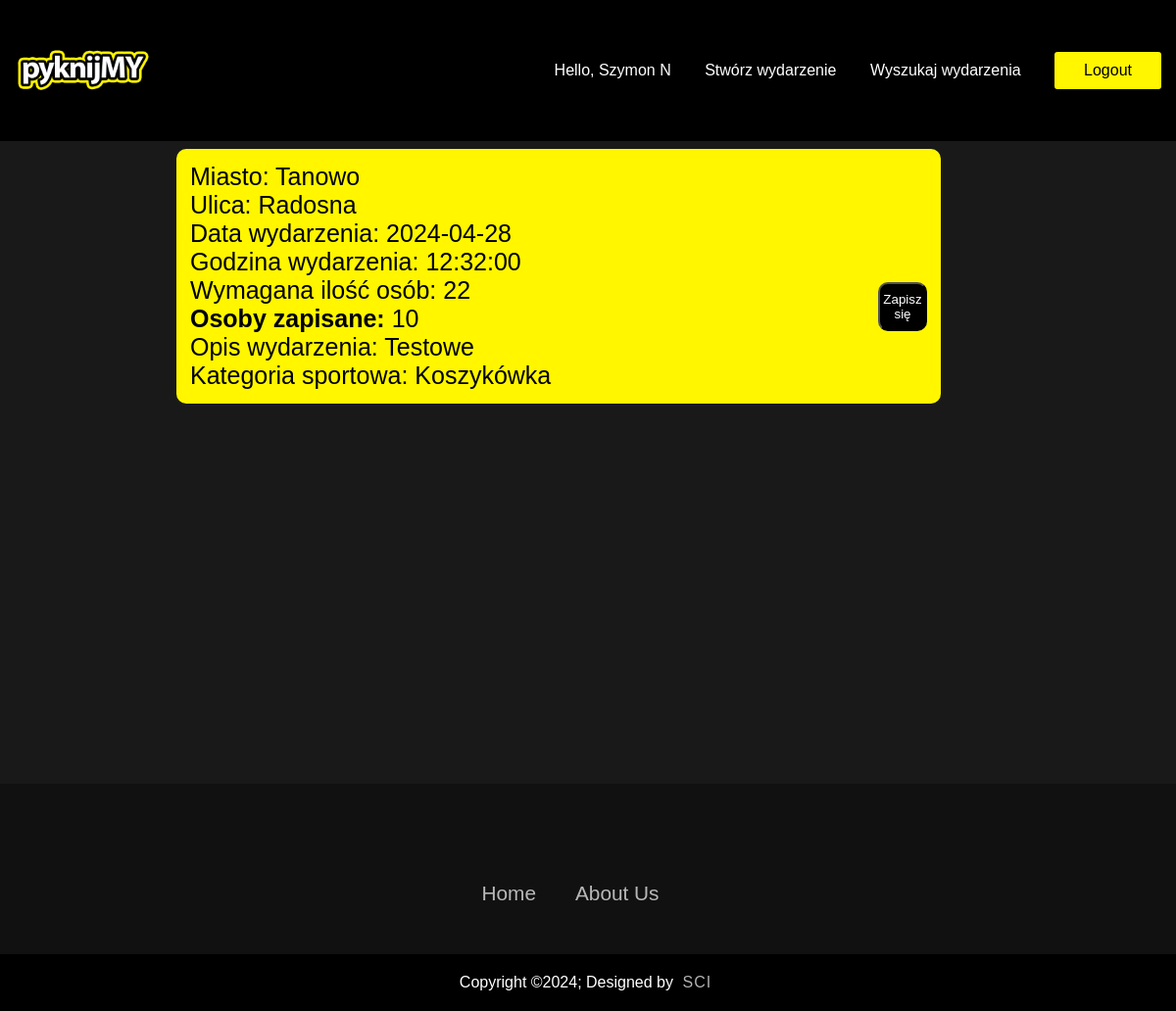
Screenshot of /ogloszenie.php?id=31 (signed in) with the database file from the repository.
### tables this page shows
CREATE TABLE `users` (
  `id` bigint(20) UNSIGNED NOT NULL,
  `user_id` bigint(20) NOT NULL,
  `user_name` varchar(100) NOT NULL,
  `password` varchar(100) NOT NULL,
  `date` timestamp NOT NULL DEFAULT current_timestamp() ON UPDATE current_timestamp(),
  `about_me` text NOT NULL
);

CREATE TABLE `wydarzenia` (
  `id` int(11) UNSIGNED NOT NULL,
  `miasto` text NOT NULL,
  `ulica` text NOT NULL,
  `data` date NOT NULL,
  `godzina` time NOT NULL,
  `osoby_zapisane` int(11) NOT NULL,
  `max_osoby` int(11) NOT NULL,
  `opis` text NOT NULL,
  `kategoria` text NOT NULL
);

### login/functions.php (called while the page is built, shortened)
<?php
function check_login($con)
{
	if(isset($_SESSION['user_id']))
	{
		$id = $_SESSION['user_id'];
		$query = "select * from users where user_id = '$id' limit 1";
		$result = mysqli_query($con,$query);
		if($result && mysqli_num_rows($result) > 0)
		{
			$user_data = mysqli_fetch_assoc($result);
			return $user_data;
		}
	}
	die;
}

### php/opis.php (the view)
<?php
$id = $_GET['id'];
	 $sql = "SELECT * FROM wydarzenia WHERE id = $id";
	 $result = mysqli_query($conn, $sql);
	 if(mysqli_num_rows($result) > 0) {
		 $row = mysqli_fetch_assoc($result);
		 echo '<div class="ogloszenie_miasto">' . 'Miasto: ', $row['miasto'], ' ';
		 echo '<div class="ogloszenie_ulica">' . 'Ulica: ', $row['ulica'], ' ';
		 echo '</div>';
		 echo '<div class="wwww">' . 'Data wydarzenia: ', $row['data'], ' ';
		 echo '</div>';
		 echo '<button class="zapisz" data-wydarzenie="' . $row['id'] . '">';
		 echo 'Zapisz się';
		 echo '</button>';
		 echo '<div class="tttt">' . 'Godzina wydarzenia: ', $row['godzina'], ' ';
		 echo '</div>';
		 echo '<div class="rrrr">' . 'Wymagana ilość osób: ', $row['max_osoby'], ' ';
		 echo '</div>';
		 echo '<div class="eeee">' . '<b>Osoby zapisane: </b>', $row['osoby_zapisane'], ' ';
		 echo '</div>';
		 echo '<div class="ogloszenie_opis">' . 'Opis wydarzenia: ', $row['opis'], '';
		 echo '</div>';
		 echo '<div class="ogloszenie_kategoria">' . 'Kategoria sportowa: ', $row['kategoria'], ' ';
		 echo '</div>';
		 echo '</div>';
	 }else{
		 echo 'Brak danych.';
	 }
     ?>

### ogloszenie.php (shortened to what this page needs)
<?php
  include("login/connection.php");
  include("login/functions.php");
  $user_data = check_login($conn);
?>
<!DOCTYPE html>
<html lang="pl">
<head>
	<link rel="stylesheet" href="css/styl_pyknijmy.css">
</head>
<body>
<div class = "header">
 <nav>
   <a href = "index.php"><img src="grafika/logopyknijmy.png" class="logo" style="margin-left: 10%;"></a>
    <ul class="nav-links">
		<li><a href="profil.php?id=<?php echo $user_data['id']?>" class="text" style="color: white;">Hello, <?php echo $user_data['user_name']; ?></a></li>
		<li><a href="tworzenie.php">Stwórz wydarzenie</a></li>
		<li><a href="wyszukiwanie.php">Wyszukaj wydarzenia</a></li>
		<li class="btn" style="color: black;">
			<a href="login/logout.php" style="color: black;">Logout</a>
		</li>
	</ul>
  </nav>
<?php
	 include("php/opis.php");
	 ?>
	 </div>
	 <footer>
		<div class = "footerContainer">
		 <div class = "footerNav">
		  <ul>
		    <li><a href = "index.php">Home</a></li>
			<li><a href= "https://linktr.ee/beatbuddy">About Us</a></li>
		  </ul>
		 </div>
		</div>
		<div class = "footerBottom">
		  <p>Copyright &copy;2024; Designed by <span class = "designer">SCI</span></p>
		 </div>
		</footer>
</body>
</html>

### css/styl_pyknijmy.css (style rules this page uses)
* { margin: 0; padding: 0; box-sizing: border-box; font-family: "poppins", sans-serif; }
.footerContainer { width: 97%; padding: 70px 30px 20px; }
footer { background-color: #111; bottom:0; width: 100vw; margin-top: auto; }
html { height: 100%; }
body { min-height: 100%; display: flex; flex-direction: column; }
.footerNav { margin: 30px 0; }
.footerNav ul { display: flex; justify-content: center; list-style-type: none; }
.footerNav ul li a { color: white; margin: 20px; text-decoration: none; font-size: 1.3em; opacity: 0.7; transition: 0.5s; }
.footerBottom { background-color: #000; padding:20px; text-align: center; }
.footerBottom p { color: white; }
.designer { opacity: 0.7; text-transform: uppercase; letter-spacing: 1px; font-weight: 400; margin: 0px 5px; }
.header { min-height: 100vh; width: 100vw; background-color: #191919; position: relative; }
nav { display: flex; align-items: center; justify-content: space-between; background: #000000; }
.logo { width: 140px; }
.nav-links { padding: 28px 0; }
.nav-links li { display: inline-block; margin: 0 15px; }
.nav-links li a { text-decoration: none; color: #fff; padding: 5px 0; position: relative; }
.nav-links li a::after { content: ''; background: #fff600; width: 0; height: 2px; position: absolute; bottom: 0; left: 0; transition: width 0.5s; }
.btn { background: #fff600; color: #000; padding: 10px 30px; border-radius: 3px; cursor: pointer; }
.ogloszenie_miasto { border: 4px solid transparent; float: left; padding: 10px; width: 65%; height: auto; margin-top: 1vh; margin-left: 15vw; font-size: 25px; border-radius: 10px; animation: animateFrame 2s linear infinite; background-color: #fff600; }
.zapisz { float:right; margin-top: 35px; background-color: #000; color: #fff; cursor: pointer; }
.zapisz { height: 50px; width:50px; border-radius: 10px; }

### rows the page displays
users: user_name "Szymon N"
wydarzenia: miasto "Tanowo", ulica "Radosna", data "2024-04-28", godzina "12:32:00", max_osoby "22", osoby_zapisane "10", opis "Testowe", kategoria "Koszykówka"
